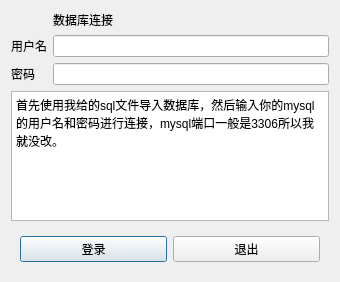
<?xml version="1.0" encoding="UTF-8"?>
<ui version="4.0">
 <class>dlg_dbconnect</class>
 <widget class="QDialog" name="dlg_dbconnect">
  <property name="geometry">
   <rect>
    <x>0</x>
    <y>0</y>
    <width>340</width>
    <height>282</height>
   </rect>
  </property>
  <property name="windowTitle">
   <string>数据库连接</string>
  </property>
  <property name="windowIcon">
   <iconset resource="res.qrc">
    <normaloff>:/resources/loginicon.jpg</normaloff>:/resources/loginicon.jpg</iconset>
  </property>
  <property name="label" stdset="0">
   <string>maintitle</string>
  </property>
  <layout class="QGridLayout" name="gridLayout_2">
   <item row="0" column="1">
    <widget class="QLabel" name="label_3">
     <property name="sizePolicy">
      <sizepolicy hsizetype="Expanding" vsizetype="Expanding">
       <horstretch>0</horstretch>
       <verstretch>0</verstretch>
      </sizepolicy>
     </property>
     <property name="text">
      <string>数据库连接</string>
     </property>
    </widget>
   </item>
   <item row="1" column="0">
    <widget class="QLabel" name="label">
     <property name="text">
      <string>用户名</string>
     </property>
    </widget>
   </item>
   <item row="1" column="1" colspan="2">
    <widget class="QLineEdit" name="le_user"/>
   </item>
   <item row="2" column="0">
    <widget class="QLabel" name="label_2">
     <property name="text">
      <string>密码</string>
     </property>
    </widget>
   </item>
   <item row="2" column="1" colspan="2">
    <widget class="QLineEdit" name="le_password"/>
   </item>
   <item row="3" column="0" colspan="3">
    <widget class="QTextBrowser" name="textBrowser">
     <property name="html">
      <string>&lt;!DOCTYPE HTML PUBLIC &quot;-//W3C//DTD HTML 4.0//EN&quot; &quot;http://www.w3.org/TR/REC-html40/strict.dtd&quot;&gt;
&lt;html&gt;&lt;head&gt;&lt;meta name=&quot;qrichtext&quot; content=&quot;1&quot; /&gt;&lt;meta charset=&quot;utf-8&quot; /&gt;&lt;style type=&quot;text/css&quot;&gt;
p, li { white-space: pre-wrap; }
hr { height: 1px; border-width: 0; }
li.unchecked::marker { content: &quot;\2610&quot;; }
li.checked::marker { content: &quot;\2612&quot;; }
&lt;/style&gt;&lt;/head&gt;&lt;body style=&quot; font-family:'Microsoft YaHei UI'; font-size:9pt; font-weight:400; font-style:normal;&quot;&gt;
&lt;p style=&quot; margin-top:0px; margin-bottom:0px; margin-left:0px; margin-right:0px; -qt-block-indent:0; text-indent:0px;&quot;&gt;首先使用我给的sql文件导入数据库，然后输入你的mysql的用户名和密码进行连接，mysql端口一般是3306所以我就没改。&lt;/p&gt;&lt;/body&gt;&lt;/html&gt;</string>
     </property>
    </widget>
   </item>
   <item row="4" column="0" colspan="3">
    <widget class="QWidget" name="widget" native="true">
     <layout class="QGridLayout" name="gridLayout">
      <item row="0" column="0">
       <widget class="QPushButton" name="btn_login">
        <property name="text">
         <string>登录</string>
        </property>
       </widget>
      </item>
      <item row="0" column="1">
       <widget class="QPushButton" name="btn_exit">
        <property name="text">
         <string>退出</string>
        </property>
       </widget>
      </item>
     </layout>
    </widget>
   </item>
  </layout>
 </widget>
 <resources>
  <include location="res.qrc"/>
 </resources>
 <connections/>
</ui>
